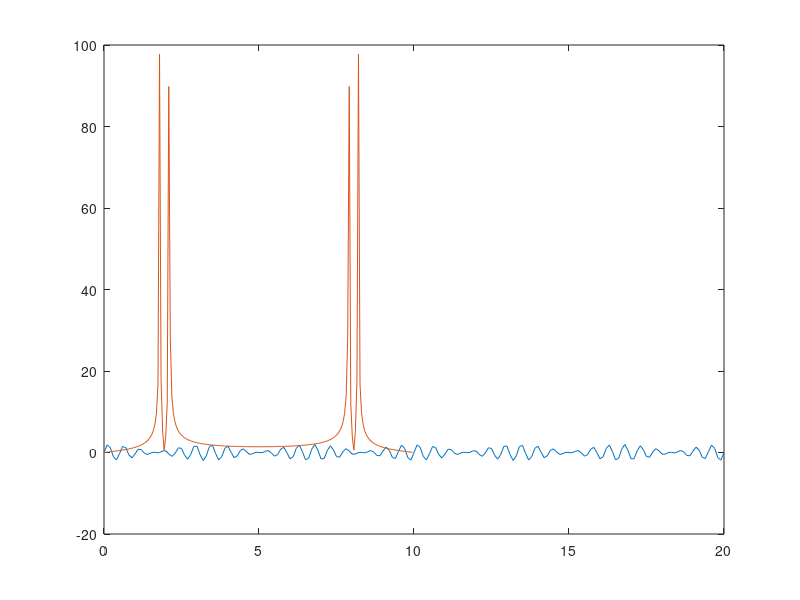

The MATLAB source for this figure:
%MATLAB Introduction Course
%Example 2 - Audio Frequency
%Audio signals are usually composed by several different frequencies.

%Sampling frequency
fs = 10
%Number of times that a signal has been sampled
t = 0:1/fs:20;
%Amplitude of the signal
y = sin(1.8*2*pi*t)+sin(2.1*2*pi*t);

plot(t,y)

hold on

%Fourier transform provides information about the content of the frequencies in a signal
yfft = fft(y);
%Number of elements in an array
n=numel(y);
%Frequencies that correspond to values in yfft
f = 0:fs/n:fs*(n-1)/n;
plot(f,abs(yfft))
